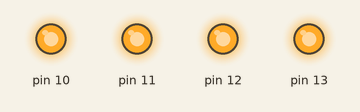
This sketch was run on a simulated Arduino Uno, built with avr-gcc and run on an emulated ATmega328P. On the bench: output pins drawn as LEDs (lit = HIGH). Random numbers use the default seed unless the sketch sets one.

Above: at 0.1 s.
Timing chart, 0 to 1.6 s (numbered marks = the images above):
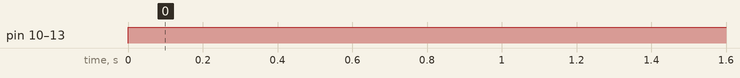

Measured:
- by itself, pin 10–13: LOW → HIGH at 0.00 s

The sketch:

q1_4_blinking_lights.ino
```cpp
// Question 1:Make a display with four LEDs that blink,
// where each each second each LED can turn on or not
// depending on a random number

void setup() {
pinMode(10, OUTPUT);
pinMode(11, OUTPUT);
pinMode(12, OUTPUT);
pinMode(13, OUTPUT);
}

void loop() {
  int light1 = random(2);
  int light2 = random(2);
  int light3 = random(2);
  int light4 = random(2);

  if (light1 = 0) {
    digitalWrite(10, LOW);
  }
  else {
    digitalWrite(10, HIGH);
  }


  if (light2 = 0) {
    digitalWrite(11, LOW);
  }
  else {
    digitalWrite(11, HIGH);
  }


  if (light3 = 0) {
    digitalWrite(12, LOW);
  }
  else {
    digitalWrite(12, HIGH);
  }


  if (light4 = 0) {
    digitalWrite(13, LOW);
  }
  else {
    digitalWrite(13, HIGH);
  }

  delay(1000);


}
```
